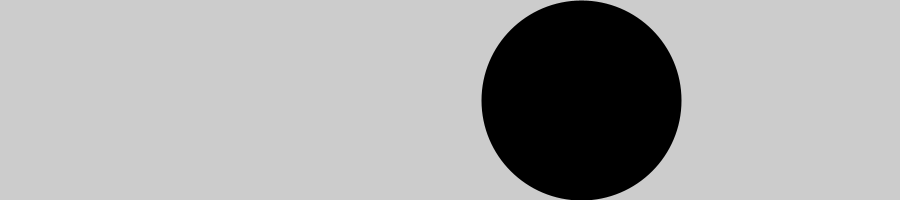
Frame 1 (no input)
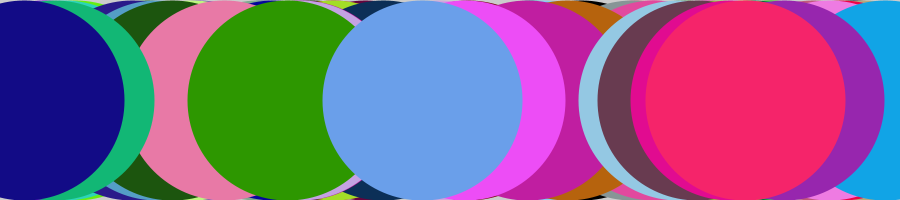
Frame 60 (the mouse pressed at the canvas centre just before this capture)
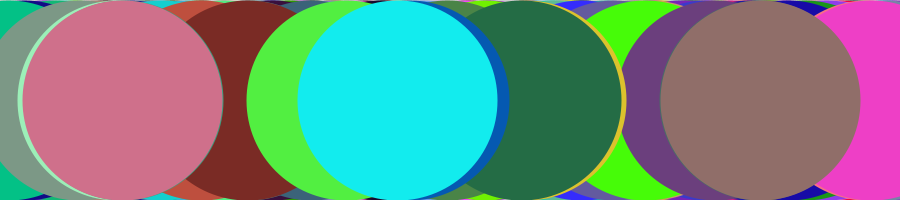
Frame 120 (the mouse held since frame 60 and released just before this capture)

The Processing sketch that drew these frames (run headless with seeded random() and noise(); from frame 60 on, the mouse is pressed at the canvas centre):

// Processing sketch: Marlies
// ── Marlies.pde
void setup()
{
  size(900, 200);
}

void draw()
{
  strokeWeight(200);
  point(random (width), height / 2);
  stroke(random(256), random(255), random(255));
}
